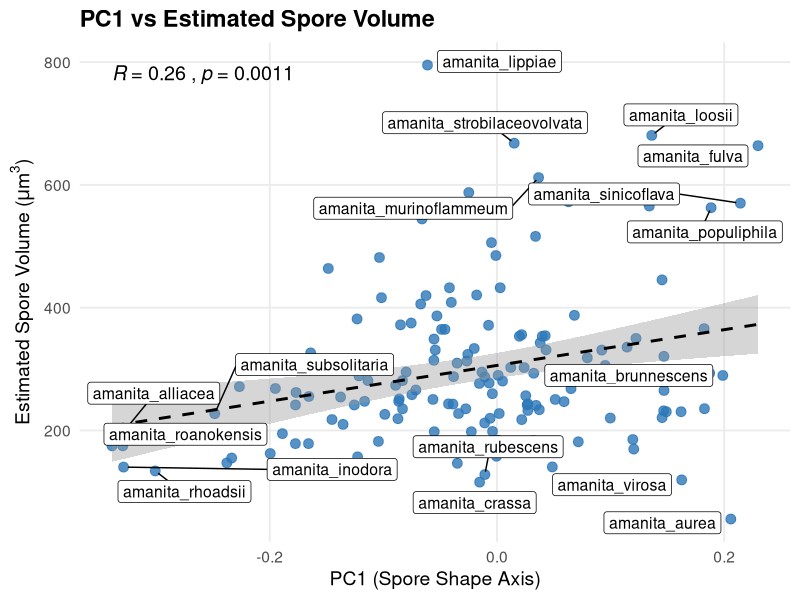
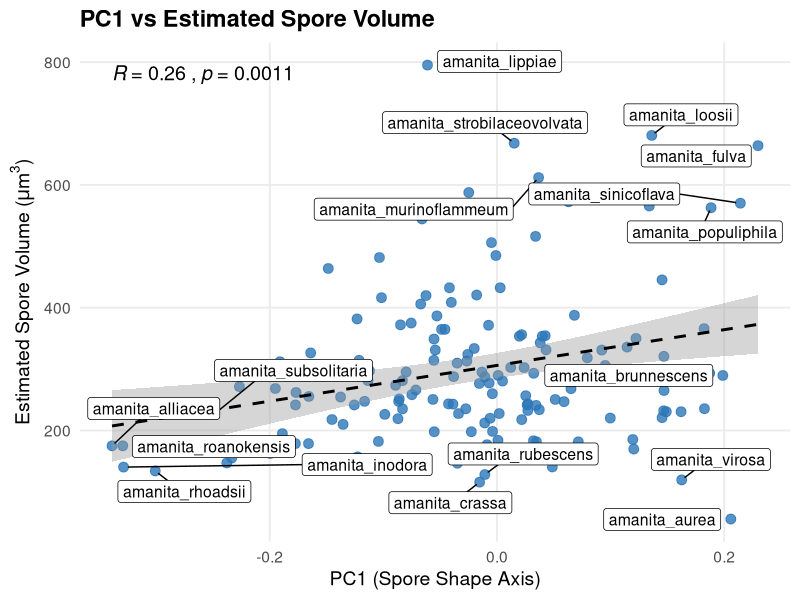
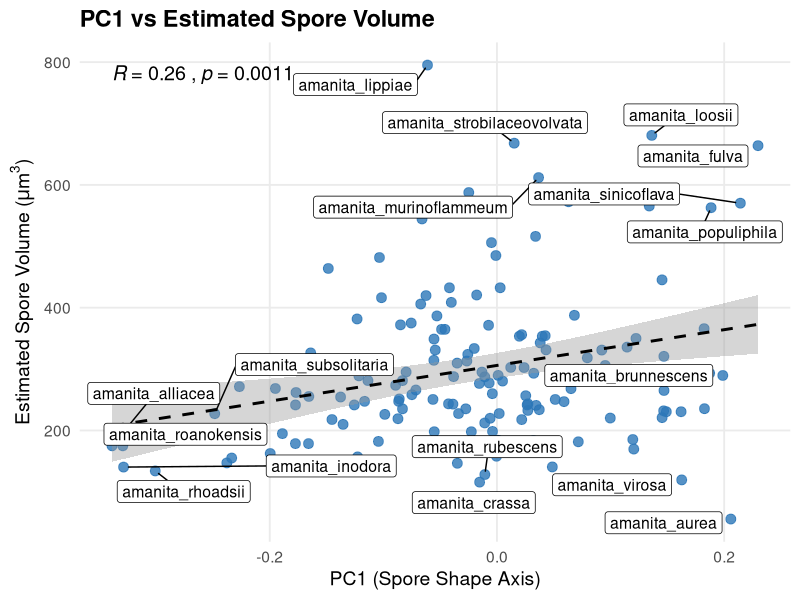

These charts were generated, in order, by the following R code: (Note: this script raises an error after producing the figures.)
## ---- chunk 1
library(knitr)
library(readr)
library(dplyr)
library(stringr)
library(ggplot2)
library(ggpubr)
library(ggrepel)
## ---- chunk 2


eco <- read_csv("Results/Ecology/Ecology_from_tree.csv") %>%
  mutate(species = str_to_lower(str_trim(species)))

pca <- read_csv("Results/PCA/PCA_Spore_Scores_Aggregated_with_Count.csv") %>%
  mutate(species = str_to_lower(str_trim(species)))

vol <- read_csv("Results/Volume/Volume.csv") %>%
  mutate(species = str_to_lower(str_trim(species)))

loc <- read_csv("Results/Weather/East_Coast_Holotypes.csv") %>%
  mutate(species = str_to_lower(str_trim(species)))

clim <- read.csv("Results/Climate/Amanita_Climate_Summary.csv") %>%
  mutate(species = str_to_lower(str_trim(species)))

# Merge datasets
df <- pca %>%
  left_join(vol, by = "species") %>%
  left_join(eco, by = "species") %>%
  left_join(loc, by = "species") %>%
  left_join(clim, by = "species")

glimpse(df)


## ---- chunk 3


plot_df <- df %>%
  filter(!is.na(PC1_mean), !is.na(avg_volume_estimated))

# Identify taxa to label
top_vol <- plot_df %>%
  arrange(desc(avg_volume_estimated)) %>%
  slice(1:5)

low_vol <- plot_df %>%
  arrange(avg_volume_estimated) %>%
  slice(1:5)

high_pc1 <- plot_df %>%
  arrange(desc(PC1_mean)) %>%
  slice(1:5)

low_pc1 <- plot_df %>%
  arrange(PC1_mean) %>%
  slice(1:5)

label_df <- bind_rows(top_vol, low_vol, high_pc1, low_pc1) %>%
  distinct(species, .keep_all = TRUE)


## ---- chunk 4


p <- ggplot(plot_df, aes(x = PC1_mean, y = avg_volume_estimated)) +
  geom_point(size = 3, alpha = 0.8, color = "#2C77B8") +
  geom_smooth(method = "lm", se = TRUE, color = "black", linetype = "dashed") +
  stat_cor(
    method = "pearson",
    aes(label = paste(..r.label.., ..p.label.., sep = "~`,`~")),
    label.x = min(plot_df$PC1_mean, na.rm = TRUE),
    label.y = max(plot_df$avg_volume_estimated, na.rm = TRUE) * 0.98,
    size = 5
  ) +
  geom_label_repel(
    data = label_df,
    aes(label = species),
    size = 4,
    box.padding = 0.4,
    point.padding = 0.3,
    segment.color = "black",
    segment.size = 0.5,
    max.overlaps = Inf
  ) +
  labs(
    x = "PC1 (Spore Shape Axis)",
    y = expression("Estimated Spore Volume ("*mu*"m"^3*")"),
    title = "PC1 vs Estimated Spore Volume"
  ) +
  theme_minimal(base_size = 14) +
  theme(
    plot.title = element_text(face = "bold"),
    panel.grid.minor = element_blank()
  )

p


## ---- chunk 5


# Save as high-resolution JPG
ggsave(
  filename = "PC1_vs_Volume.jpg",
  plot = p,
  width = 8,
  height = 6,
  dpi = 300
)

# Save as SVG (vector format for manuscripts)
ggsave(
  filename = "PC1_vs_Volume.svg",
  plot = p,
  width = 8,
  height = 6
)


## ---- chunk 6

## ---- chunk 7

## ---- chunk 8

## ---- chunk 9

# Remove NAs for plotting
plot_df <- combined_df %>%
  filter(!is.na(PC1_mean), !is.na(avg_volume_estimated))

# Identify 5 largest volumes
top_vol <- plot_df %>%
  arrange(desc(avg_volume_estimated)) %>%
  slice(1:5)

# Identify 5 smallest volumes
low_vol <- plot_df %>%
  arrange(avg_volume_estimated) %>%
  slice(1:5)

# Identify 5 lowest PC1
low_pc1 <- plot_df %>%
  arrange(PC1_mean) %>%
  slice(1:5)

# Identify 5 highest PC1
high_pc1 <- plot_df %>%
  arrange(desc(PC1_mean)) %>%
  slice(1:5)

  # Combine all for labeling
label_df <- bind_rows(top_vol, low_vol, low_pc1, high_pc1) %>%
  distinct(species, .keep_all = TRUE)  # remove duplicates

## ---- chunk 10

# Create plot with connecting lines from labels to data points
p <- ggplot(plot_df, aes(x = PC1_mean, y = avg_volume_estimated)) +
  geom_point(size = 3, alpha = 0.8, color = "#2C77B8") +
  geom_smooth(method = "lm", se = TRUE, color = "black", linetype = "dashed") +
  stat_cor(method = "pearson", aes(label = paste(..r.label.., ..p.label.., sep = "~`,`~")),
           label.x = min(plot_df$PC1_mean, na.rm = TRUE), 
           label.y = max(plot_df$avg_volume_estimated, na.rm = TRUE) * 0.95,
           size = 5) +
  geom_label_repel(
    data = label_df,
    aes(label = species),
    size = 4,
    box.padding = 0.4,
    point.padding = 0.3,
    segment.color = "black",
    segment.size = 0.5,
    nudge_y = 0.05 * max(plot_df$avg_volume_estimated, na.rm = TRUE)
  ) +
  labs(
    x = "PC1 (Spore Shape Axis)",
    y = "Estimated Spore Volume (µm³)",
    title = "Extreme Taxa on PC1 and Volume Axes"
  ) +
  theme_minimal(base_size = 14) +
  theme(
    plot.title = element_text(face = "bold"),
    panel.grid.minor = element_blank()
  )

# Save plot
ggsave("PC1_vs_Volume_TopBottomLabels_withLines.jpg", plot = p, width = 8, height = 6, dpi = 300)

## ---- chunk 11

# Create plot with connecting lines from labels to data points
p <- ggplot(plot_df, aes(x = PC1_mean, y = avg_volume_estimated)) +
  geom_point(size = 3, alpha = 0.8, color = "#2C77B8") +
  geom_smooth(method = "lm", se = TRUE, color = "black", linetype = "dashed") +
  stat_cor(method = "pearson", aes(label = paste(..r.label.., ..p.label.., sep = "~`,`~")),
           label.x = min(plot_df$PC1_mean, na.rm = TRUE), 
           label.y = max(plot_df$avg_volume_estimated, na.rm = TRUE) * 0.98,
           size = 5) +
  labs(
    x = "PC1 (Spore Shape Axis)",
    y = "Estimated Spore Volume (µm³)",
    title = "PC1 and Volume"
  ) +
  theme_minimal(base_size = 14) +
  theme(
    plot.title = element_text(face = "bold"),
    panel.grid.minor = element_blank()
  )

# Save plot
ggsave("PC1_vs_Volume.jpg", plot = p, width = 8, height = 6, dpi = 300)

## ---- chunk 12

p <- ggplot(plot_df, aes(x = avg_volume_estimated)) +
  geom_histogram(
    bins = 30,                      # Number of bins; adjust for resolution
    fill = "#2C77B8",               # Color of bars
    color = "black",                # Outline of bars
    alpha = 0.8                     # Transparency
  ) +
  labs(
    title = "Distribution of Estimated Spore Volume",
    x = "Estimated Spore Volume (µm³)",
    y = "Count"
  ) +
  theme_minimal()

ggsave("Volume.jpg", plot = p, width = 8, height = 6, dpi = 300)
